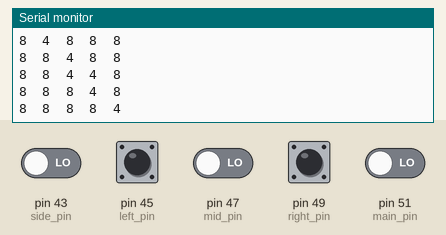
This sketch was run on a simulated Arduino Mega 2560, built with avr-gcc and run on an emulated ATmega2560. Shown: the last lines printed to the serial monitor. The inputs (shaded band) are chosen by the test bench; at power-on: pin 43 (side_pin), pin 45 (left_pin), pin 47 (mid_pin), pin 49 (right_pin), pin 51 (main_pin) LOW.

Above: at 1.2 s.
1.3 s: pin 43 (side_pin) driven HIGH
At 1.44 s:
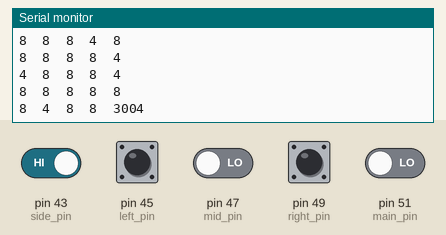
9.9 s: pin 51 (main_pin) driven HIGH
At 9.97 s:
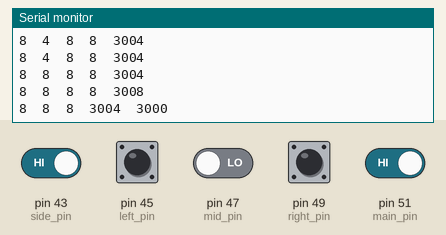
Timing chart, 0 to 12.9 s (numbered marks = the images above; inputs shaded):
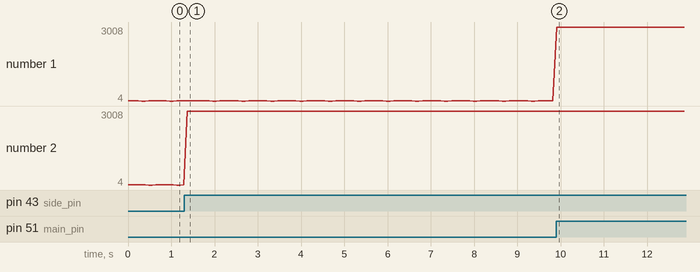

The sketch:

five_black_white_sensor_test.ino
```cpp
//Code for the QRE1113 Digital board
//Outputs via the serial terminal - Lower numbers mean more reflected
//3000 or more means nothing was reflected.

int left_pin = 45; //connected to digital pin
int mid_pin = 47;
int right_pin = 49;
int main_pin = 51;
int side_pin = 43;

void setup(){
  Serial.begin(9600);
}


void loop(){

  int left_pin = readQDleft();
  int mid_pin = readQDmid();
  int right_pin = readQDright();
  int main_pin = readQDmain();
  int side_pin = readQDside();
  Serial.print(left_pin);
  Serial.print('\t');
  Serial.print(mid_pin);
  Serial.print('\t');
  Serial.print(right_pin);
  Serial.print('\t');
  Serial.print(main_pin);
  Serial.print('\t');
  Serial.println(side_pin);
  delay(80);

}


int readQDleft(){
  //Returns value from the QRE1113
  //Lower numbers mean more refleacive
  //More than 3000 means nothing was reflected.
  pinMode(left_pin, OUTPUT );
  digitalWrite(left_pin, HIGH );
  delayMicroseconds(10);
  pinMode(left_pin, INPUT );

  long time = micros();

  //time how long the input is HIGH, but quit after 3ms as nothing happens after that
  while (digitalRead(left_pin) == HIGH && micros() - time < 3000);
  int diff = micros() - time;

  return diff;
}

int readQDmid(){
  //Returns value from the QRE1113
  //Lower numbers mean more refleacive
  //More than 3000 means nothing was reflected.
  pinMode(mid_pin, OUTPUT );
  digitalWrite(mid_pin, HIGH );
  delayMicroseconds(10);
  pinMode(mid_pin, INPUT );

  long time = micros();

  //time how long the input is HIGH, but quit after 3ms as nothing happens after that
  while (digitalRead(mid_pin) == HIGH && micros() - time < 3000);
  int diff = micros() - time;

  return diff;
}

int readQDright(){
  //Returns value from the QRE1113
  //Lower numbers mean more refleacive
  //More than 3000 means nothing was reflected.
  pinMode(right_pin, OUTPUT );
  digitalWrite(right_pin, HIGH );
  delayMicroseconds(10);
  pinMode(right_pin, INPUT );

  long time = micros();

  //time how long the input is HIGH, but quit after 3ms as nothing happens after that
  while (digitalRead(right_pin) == HIGH && micros() - time < 3000);
  int diff = micros() - time;

  return diff;
}

int readQDmain(){
  //Returns value from the QRE1113
  //Lower numbers mean more refleacive
  //More than 3000 means nothing was reflected.
  pinMode(main_pin, OUTPUT );
  digitalWrite(main_pin, HIGH );
  delayMicroseconds(10);
  pinMode(main_pin, INPUT );

  long time = micros();

  //time how long the input is HIGH, but quit after 3ms as nothing happens after that
  while (digitalRead(main_pin) == HIGH && micros() - time < 3000);
  int diff = micros() - time;

  return diff;
}

int readQDside(){
  //Returns value from the QRE1113
  //Lower numbers mean more refleacive
  //More than 3000 means nothing was reflected.
  pinMode(side_pin, OUTPUT );
  digitalWrite(side_pin, HIGH );
  delayMicroseconds(10);
  pinMode(side_pin, INPUT );

  long time = micros();

  //time how long the input is HIGH, but quit after 3ms as nothing happens after that
  while (digitalRead(side_pin) == HIGH && micros() - time < 3000);
  int diff = micros() - time;

  return diff;
}
```

Measured:
- after the input at 1.3 s, the serial monitor: prints a new line after 0.07 s (image 1)
- after the input at 9.9 s, the serial monitor: prints a new line at once (image 2)
- plotted number 2: 8 → 3008 after the input at 1.3 s
